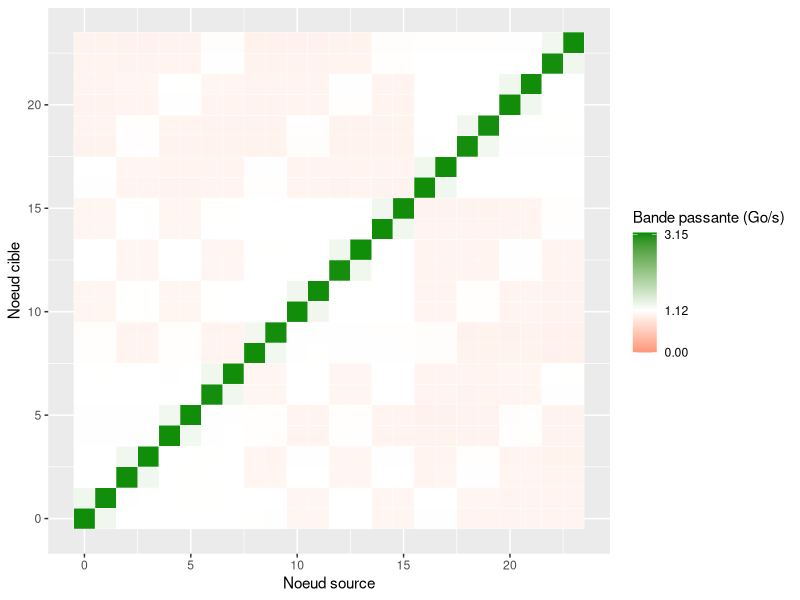

Reproduce this figure in R.
library(ggplot2)
library(plyr)
library(lattice)
library(reshape)
library(scales)

node_from_core <- function(n) { return ((n-n%%2)%/%8) }

datafile = commandArgs(TRUE)[1]
bandwidth = read.table("all_data_bandwidth_memcpy.dat", header=TRUE)

df_bandwidth = ddply(bandwidth, c("Exp", "node_source", "total_cores", "kernel", "size","thread_dest"), summarize, Time = mean(time.ms))
df_bandwidth = transform(df_bandwidth, node_dest=node_from_core(thread_dest), bandwith_gb=(size/Time)/1000000)
df_bandwidth = transform(df_bandwidth, heat = (bandwith_gb))


pdf("heatmap_idchire_memcpy.pdf", width = 10, height=6)
myplot=ggplot(df_bandwidth, aes(node_source, node_dest))
myplot=myplot+ geom_tile(aes(fill = heat), colour="white")
myplot=myplot+ylab("Noeud cible")
myplot=myplot+xlab("Noeud source")
#myplot=myplot+ggtitle("Carte de la bande passante sur idchire (memcpy)")
myplot=myplot+scale_fill_gradient2(name="Bande passante (Go/s)", limits=c(0.0, 3.2), low="red", mid="white", high="green4", midpoint=1.12, breaks=c(0, 1.12, 3.15))
#myplot=myplot+scale_fill_gradientn(colours=heat.color(10), name="Bande passante (Go/s)", low = "grey90", high = "steelblue")
#myplot=myplot+theme(plot.title = element_text(hjust = 0.5),
                    #legend.position=c(.9,.4)
                    #)

print(myplot)
dev.off()
quit()
